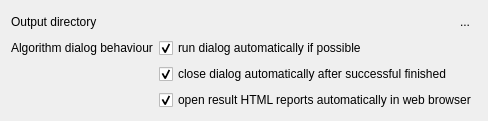
      <widget class="QWidget" name="tab">
       <attribute name="title">
        <string>Settings</string>
       </attribute>
       <layout class="QFormLayout" name="formLayout">
        <item row="0" column="0">
         <widget class="QLabel" name="label_84">
          <property name="minimumSize">
           <size>
            <width>120</width>
            <height>0</height>
           </size>
          </property>
          <property name="text">
           <string>Output directory</string>
          </property>
          <property name="alignment">
           <set>Qt::AlignLeading|Qt::AlignLeft|Qt::AlignVCenter</set>
          </property>
         </widget>
        </item>
        <item row="1" column="0">
         <widget class="QLabel" name="label_83">
          <property name="text">
           <string>Algorithm dialog behaviour</string>
          </property>
         </widget>
        </item>
        <item row="1" column="1">
         <widget class="QCheckBox" name="mDialogAutoRun">
          <property name="text">
           <string>run dialog automatically if possible</string>
          </property>
          <property name="checked">
           <bool>true</bool>
          </property>
         </widget>
        </item>
        <item row="2" column="1">
         <widget class="QCheckBox" name="mDialogAutoClose">
          <property name="text">
           <string>close dialog automatically after successful finished</string>
          </property>
          <property name="checked">
           <bool>true</bool>
          </property>
         </widget>
        </item>
        <item row="3" column="1">
         <widget class="QCheckBox" name="mDialogAutoOpen">
          <property name="text">
           <string>open result HTML reports automatically in web browser</string>
          </property>
          <property name="checked">
           <bool>true</bool>
          </property>
         </widget>
        </item>
        <item row="0" column="1">
         <layout class="QHBoxLayout" name="horizontalLayout_3">
          <property name="leftMargin">
           <number>0</number>
          </property>
          <property name="topMargin">
           <number>0</number>
          </property>
          <item>
           <widget class="QgsFileWidget" name="mWorkingDirectory">
            <property name="storageMode">
             <enum>QgsFileWidget::GetDirectory</enum>
            </property>
           </widget>
          </item>
          <item>
           <widget class="QToolButton" name="mOpenWorkingDirectory">
            <property name="toolTip">
             <string>Open folder.</string>
            </property>
            <property name="text">
             <string>...</string>
            </property>
            <property name="icon">
             <iconset>
              <normaloff>
                                                            :/qt-project.org/styles/commonstyle/images/standardbutton-open-32.png</normaloff>
                                                            :/qt-project.org/styles/commonstyle/images/standardbutton-open-32.png</iconset>
            </property>
            <property name="autoRaise">
             <bool>true</bool>
            </property>
           </widget>
          </item>
         </layout>
        </item>
       </layout>
      </widget>
